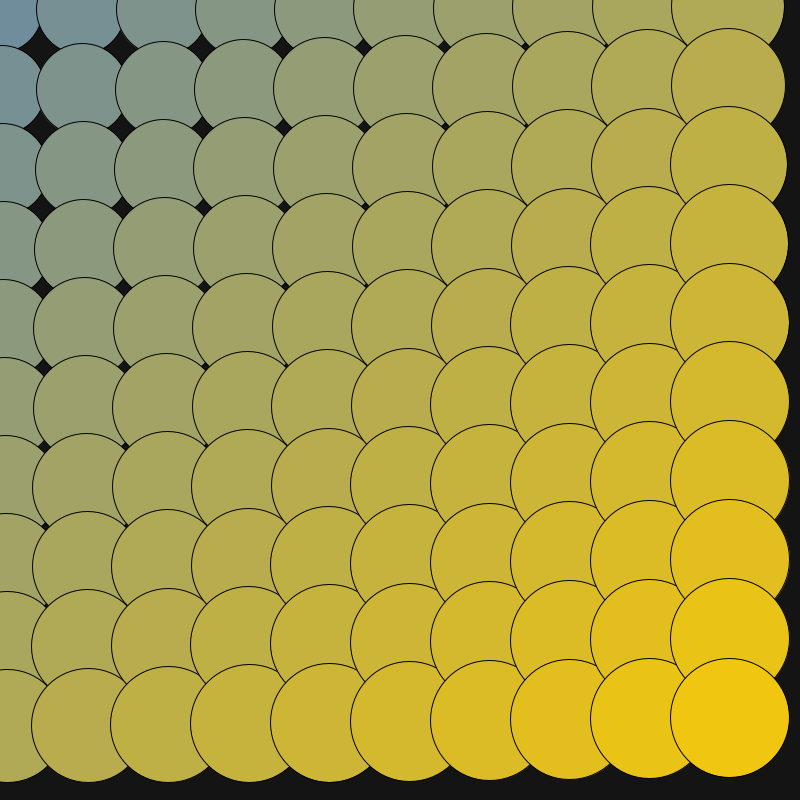
Frame 1 (no input)
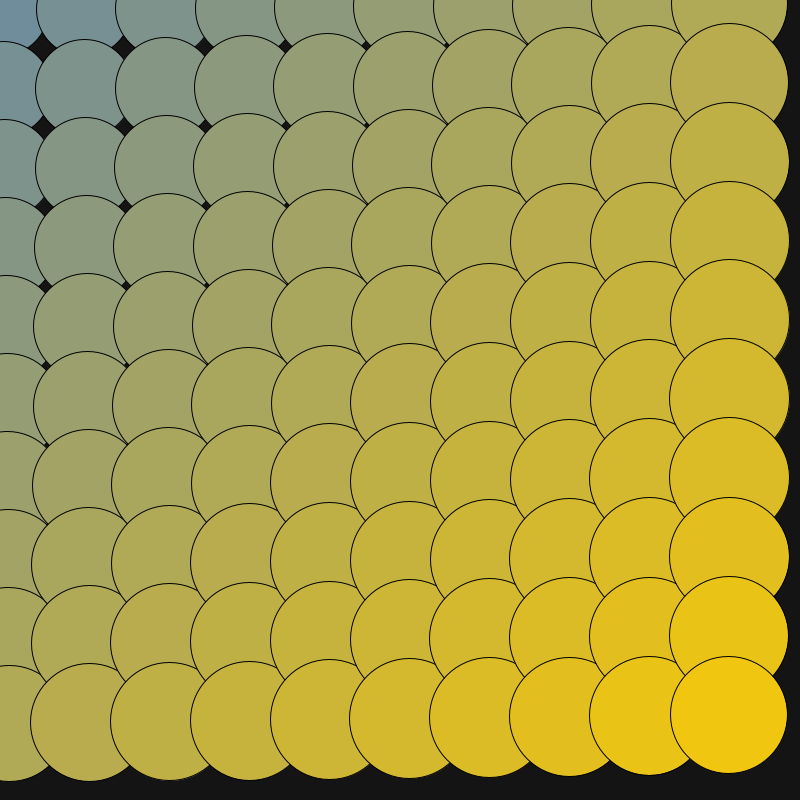
Frame 60 (the mouse pressed at the canvas centre just before this capture)
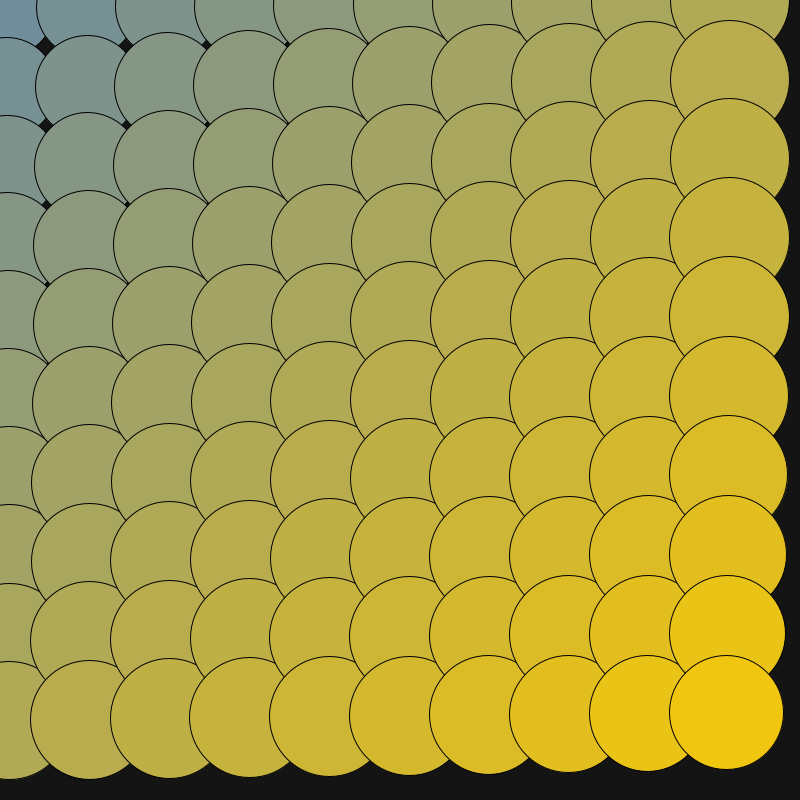
Frame 120 (the mouse held since frame 60 and released just before this capture)

The Processing sketch that drew these frames (run headless with seeded random() and noise(); from frame 60 on, the mouse is pressed at the canvas centre):

// Processing sketch: chatGPTart3
// ── chatGPTart3.pde
int gridSize = 10; // Grid size
float maxOffset = 10; // Small offset for subtle movement
float minSize = 50; // Min circle size
float maxSize = 120; // Max circle size
color baseColor, randomColor;

void setup() {
  size(800, 800);
  frameRate(30);
  baseColor = color(20, 100, 255); // Blueish base color
  randomColor = color(255, 204, 0); // Bright yellow accent color
  smooth();
}

void draw() {
  background(20);
  int step = width / gridSize; // Step size for grid
  
  // Draw the grid of circles with subtle movement
  for (int x = 0; x < gridSize; x++) {
    for (int y = 0; y < gridSize; y++) {
      float posX = x * step + sin(frameCount * 0.005 + (x + y) * 0.1) * maxOffset;
      float posY = y * step + cos(frameCount * 0.005 + (x + y) * 0.1) * maxOffset;
      float size = map(sin(frameCount * 0.003 + (x + y) * 0.1), -1, 1, minSize, maxSize);
      
      // Smooth gradient transition based on position
      float col = map(x + y, 0, gridSize * 2, 100, 255);
      fill(lerpColor(baseColor, randomColor, col / 255.0));
      
      ellipse(posX, posY, size, size);
    }
  }
}
